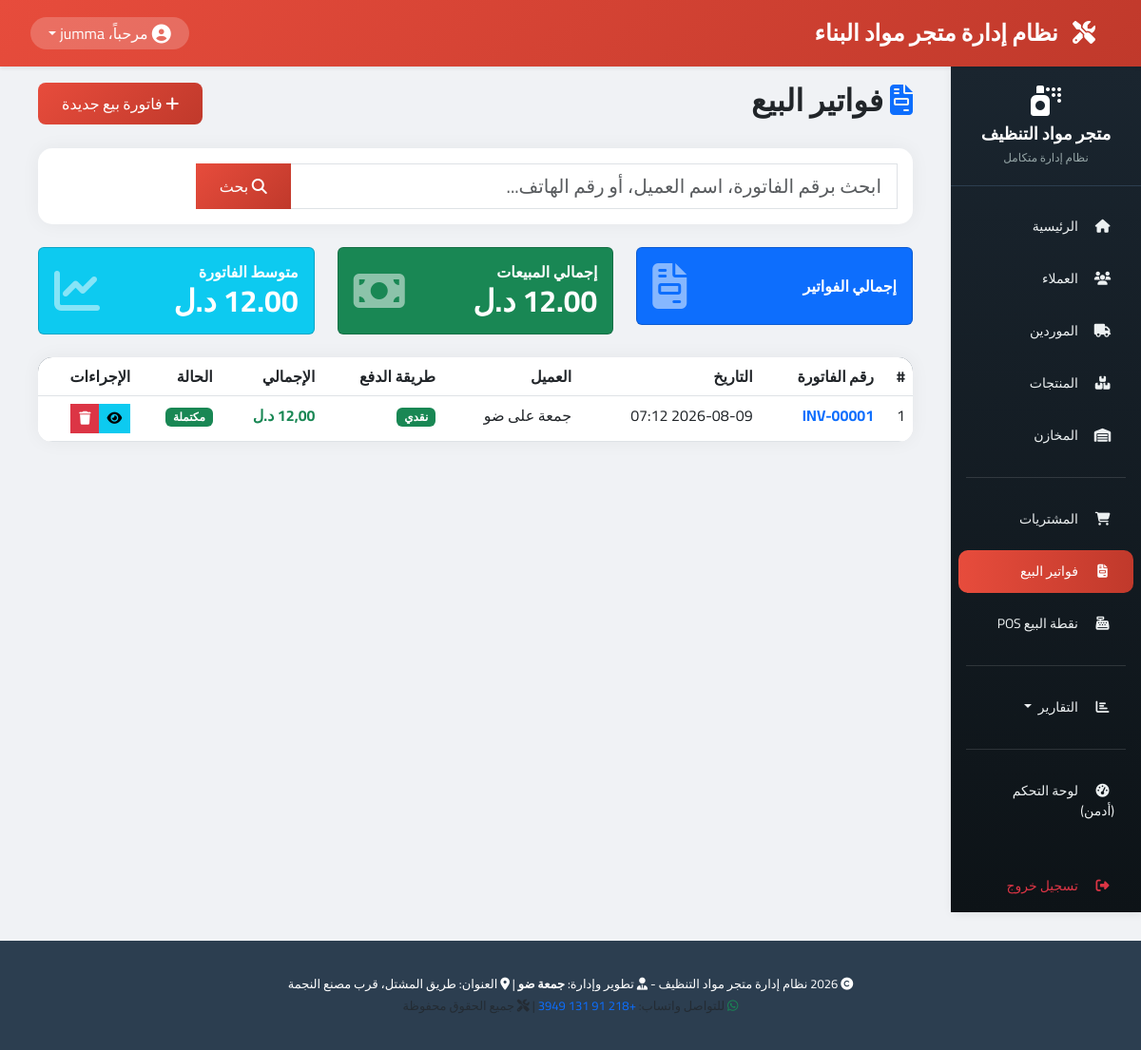
The app's page /sales/ (signed in) with its own data.
### sales/models.py (models this page shows, shortened)
class SaleInvoice(models.Model):
    PAYMENT_METHODS = [
        ('cash', 'نقدي'),
        ('card', 'بطاقة'),
        ('credit', 'آجل'),
    ]
    INVOICE_STATUS = [
        ('draft', 'مسودة'),
        ('completed', 'مكتملة'),
        ('cancelled', 'ملغاة'),
    ]
    invoice_number = models.CharField(max_length=50, unique=True, verbose_name="رقم الفاتورة")
    invoice_date = models.DateTimeField(auto_now_add=True, verbose_name="تاريخ الفاتورة")
    customer = models.ForeignKey(Customer, on_delete=models.PROTECT, related_name='invoices', verbose_name="العميل", null=True, blank=True)
    warehouse = models.ForeignKey(Warehouse, on_delete=models.PROTECT, related_name='sale_invoices', verbose_name="المخزن")
    user = models.ForeignKey(User, on_delete=models.PROTECT, related_name='sale_invoices', verbose_name="المستخدم")
    subtotal = models.DecimalField(max_digits=10, decimal_places=2, default=0, verbose_name="المجموع الفرعي")
    discount = models.DecimalField(max_digits=10, decimal_places=2, default=0, verbose_name="الخصم")
    tax = models.DecimalField(max_digits=10, decimal_places=2, default=0, verbose_name="الضريبة")
    shipping = models.DecimalField(max_digits=10, decimal_places=2, default=0, verbose_name="الشحن")
    total = models.DecimalField(max_digits=10, decimal_places=2, default=0, verbose_name="الإجمالي")
    payment_method = models.CharField(max_length=20, choices=PAYMENT_METHODS, default='cash', verbose_name="طريقة الدفع")
    paid_amount = models.DecimalField(max_digits=10, decimal_places=2, default=0, verbose_name="المدفوع")
    change_amount = models.DecimalField(max_digits=10, decimal_places=2, default=0, verbose_name="الباقي")
    status = models.CharField(max_length=20, choices=INVOICE_STATUS, default='completed', verbose_name="الحالة")
    notes = models.CharField(max_length=500, blank=True, null=True, verbose_name="ملاحظات")
    created_at = models.DateTimeField(auto_now_add=True, verbose_name="تاريخ الإنشاء")
    updated_at = models.DateTimeField(auto_now=True, verbose_name="آخر تحديث")
    class Meta:
        verbose_name = "فاتورة بيع"
        verbose_name_plural = "فواتير البيع"
        ordering = ['-invoice_date']

### customers/models.py (models this page shows, shortened)
class Customer(models.Model):
    name = models.CharField(max_length=200, verbose_name="اسم العميل")
    phone = models.CharField(max_length=20, unique=True, verbose_name="رقم الهاتف")
    email = models.EmailField(blank=True, null=True, verbose_name="البريد الإلكتروني")
    address = models.CharField(max_length=300, blank=True, null=True, verbose_name="العنوان")
    CUSTOMER_TYPES = [
        ('individual', 'فرد'),
        ('company', 'شركة مقاولات'),
        ('store', 'متجر'),
    ]
    customer_type = models.CharField(max_length=20, choices=CUSTOMER_TYPES, default='individual', verbose_name="نوع العميل")
    total_purchases = models.DecimalField(
        max_digits=10, decimal_places=2, default=0,
        verbose_name="إجمالي المشتريات"
    )
    total_invoices = models.IntegerField(default=0, verbose_name="عدد الفواتير")
    created_at = models.DateTimeField(auto_now_add=True, verbose_name="تاريخ التسجيل")
    updated_at = models.DateTimeField(auto_now=True, verbose_name="آخر تحديث")
    class Meta:
        verbose_name = "عميل"
        verbose_name_plural = "العملاء"
        ordering = ['name']

### sales/views.py (the view)
# urls.py: path('', views.SaleInvoiceListView.as_view(), name='sale_list'),
class SaleInvoiceListView(LoginRequiredMixin, ListView):
    model = SaleInvoice
    template_name = 'sales/sale_list.html'
    context_object_name = 'invoices'
    paginate_by = 10
    def get_queryset(self):
        try:
            queryset = super().get_queryset()
            search = self.request.GET.get('search', '').strip()
            if search:
                queryset = queryset.filter(
                    Q(invoice_number__icontains=search) |
                    Q(customer__name__icontains=search) |
                    Q(customer__phone__icontains=search)
                )
            return queryset.order_by('-invoice_date')
        except Exception as e:
            messages.error(self.request, "حدث خطأ أثناء جلب أو بحث فواتير المبيعات.")
            return SaleInvoice.objects.none()
    def get_context_data(self, **kwargs):
        context = super().get_context_data(**kwargs)
        try:
            context['search'] = self.request.GET.get('search', '')
        except Exception:
            context['search'] = ''
        return context

### sales/templates/sales/sale_list.html (shortened to what this page needs)
{% extends 'base.html' %}
{% load static %}
{% block content %}
<div class="container-fluid">
    <div class="row">
        <div class="col-12">
            <div class="d-flex justify-content-between align-items-center mb-4">
                <h2>
                    <i class="fas fa-file-invoice text-primary"></i>
                    فواتير البيع
                </h2>
                <a href="{% url 'sales:sale_add' %}" class="btn btn-primary-custom">
                    <i class="fas fa-plus"></i>
                    فاتورة بيع جديدة
                </a>
            </div>
            <div class="card card-custom mb-4">
                <div class="card-body">
                    <form method="GET" class="row g-3">
                        <div class="col-md-10">
                            <div class="input-group">
                                <input type="text"
                                       name="search"
                                       class="form-control form-control-lg"
                                       placeholder="ابحث برقم الفاتورة، اسم العميل، أو رقم الهاتف..."
                                       value="{{ search }}">
                                <button class="btn btn-primary-custom" type="submit">
                                    <i class="fas fa-search"></i> بحث
                                </button>
                            </div>
                        </div>
                        <div class="col-md-2">
                        </div>
                    </form>
                </div>
            </div>
            <div class="row mb-4">
                <div class="col-md-4">
                    <div class="card bg-primary text-white">
                        <div class="card-body">
                            <div class="d-flex justify-content-between align-items-center">
                                <div>
                                    <h6 class="mb-0">إجمالي الفواتير</h6>
                                </div>
                                <i class="fas fa-file-invoice fa-3x opacity-50"></i>
                            </div>
                        </div>
                    </div>
                </div>
                <div class="col-md-4">
                    <div class="card bg-success text-white">
                        <div class="card-body">
                            <div class="d-flex justify-content-between align-items-center">
                                <div>
                                    <h6 class="mb-0">إجمالي المبيعات</h6>
                                    <h2 class="mb-0" id="totalSales">0 د.ل</h2>
                                </div>
                                <i class="fas fa-money-bill fa-3x opacity-50"></i>
                            </div>
                        </div>
                    </div>
                </div>
                <div class="col-md-4">
                    <div class="card bg-info text-white">
                        <div class="card-body">
                            <div class="d-flex justify-content-between align-items-center">
                                <div>
                                    <h6 class="mb-0">متوسط الفاتورة</h6>
                                    <h2 class="mb-0" id="avgSale">0 د.ل</h2>
                                </div>
                                <i class="fas fa-chart-line fa-3x opacity-50"></i>
                            </div>
                        </div>
                    </div>
                </div>
            </div>
            <div class="card card-custom">
                <div class="card-body p-0">
                    <div class="table-responsive">
                        <table class="table table-custom table-hover mb-0">
                            <thead>
                                <tr>
                                    <th>#</th>
                                    <th>رقم الفاتورة</th>
                                    <th>التاريخ</th>
                                    <th>العميل</th>
                                    <th>طريقة الدفع</th>
                                    <th>الإجمالي</th>
                                    <th>الحالة</th>
                                    <th>الإجراءات</th>
                                </tr>
                            </thead>
                            <tbody>
                                {% if invoices %}
                                    {% for invoice in invoices %}
                                    <tr>
                                        <td>{{ forloop.counter }}</td>
                                        <td class="fw-bold">
                                            <a href="{% url 'sales:sale_detail' invoice.pk %}" class="text-decoration-none">
                                                {{ invoice.invoice_number }}
                                            </a>
                                        </a></td>
                                        <td>{{ invoice.invoice_date|date:"Y-m-d H:i" }}</td>
                                        <td>{{ invoice.customer.name|default:"زائر" }}</td>
                                        <td>
                                            {% if invoice.payment_method == 'cash' %}
                                                <span class="badge bg-success">نقدي</span>
                                            {% elif invoice.payment_method == 'card' %}
                                                <span class="badge bg-info">بطاقة</span>
                                            {% else %}
                                                <span class="badge bg-warning">آجل</span>
                                            {% endif %}
                                        </td>
                                        <td class="text-success fw-bold sale-total" data-total="{{ invoice.total }}">
                                            {{ invoice.total|floatformat:2 }} د.ل
                                        </td>
                                        <td>
                                            {% if invoice.status == 'completed' %}
                                                <span class="badge bg-success">مكتملة</span>
                                            {% elif invoice.status == 'cancelled' %}
                                                <span class="badge bg-danger">ملغاة</span>
                                            {% else %}
                                                <span class="badge bg-secondary">مرتجعة</span>
                                            {% endif %}
                                        </td>
                                        <td>
                                            <div class="btn-group" role="group">
                                                <a href="{% url 'sales:sale_detail' invoice.pk %}" class="btn btn-sm btn-info" title="عرض">
                                                    <i class="fas fa-eye"></i>
                                                </a>
                                                <a href="{% url 'sales:sale_delete' invoice.pk %}" class="btn btn-sm btn-danger" title="حذف">
                                                    <i class="fas fa-trash"></i>
                                                </a>
                                            </div>
                                        </td>
                                    </tr>
                                    {% endfor %}
                                {% endif %}
                            </tbody>
                        </table>
                    </div>
                </div>
            </div>
        </div>
    </div>
</div>
{% endblock %}

### templates/includes/navbar.html (shortened to what this page needs)
{% load static %}
<nav class="navbar navbar-expand-lg navbar-top shadow-sm">
    <div class="container-fluid">
        <a class="navbar-brand fw-bold" href="{% url 'home' %}">
            <i class="fas fa-tools"></i> نظام إدارة متجر مواد البناء
        </a>
        <div class="d-flex align-items-center">
            <div class="dropdown">
                <a href="#" class="dropdown-toggle text-decoration-none user-dropdown d-flex align-items-center" data-bs-toggle="dropdown" aria-expanded="false">
                    <i class="fas fa-user-circle fa-lg me-1"></i>
                    <span class="d-none d-md-inline">مرحباً، {{ request.user.first_name|default:request.user.username }}</span>
                </a>
            </div>
        </div>
    </div>
</nav>

### static/css/style.css (style rules this page uses)
* { margin: 0; padding: 0; box-sizing: border-box; }
body { background-color: #f0f2f5; font-family: 'Cairo', 'Tahoma', 'Segoe UI', system-ui; }
.navbar-top { background: linear-gradient(135deg, #e74c3c 0%, #c0392b 100%); box-shadow: 0 2px 10px rgba(0,0,0,0.1); padding: 12px 20px; }
.navbar-top .navbar-brand { color: white; font-weight: bold; font-size: 1.5rem; }
.navbar-top .navbar-brand i { margin-left: 10px; }
.user-dropdown { background: rgba(255,255,255,0.2); border-radius: 30px; padding: 5px 15px; color: white; }
.card-custom { background: white; border-radius: 15px; border: none; box-shadow: 0 0 20px rgba(0,0,0,0.05); transition: transform 0.3s ease, box-shadow 0.3s ease; }
.btn-primary-custom { background: linear-gradient(135deg, #e74c3c 0%, #c0392b 100%); border: none; color: white; padding: 10px 25px; border-radius: 8px; transition: all 0.3s ease; }
.table-custom { background: white; border-radius: 15px; overflow: hidden; }
.table-custom thead { background: linear-gradient(135deg, #2c3e50 0%, #34495e 100%); color: white; }

### templates/base.html (style rules this page uses)
body, h1, h2, h3, h4, h5, h6, .btn, .nav-link, .form-control, .table, td, th { font-family: 'Cairo', sans-serif !important; }
body { font-weight: 400; }
h1, h2, h3, h4, h5, h6 { font-weight: 700 !important; }

### records on screen
SaleInvoice: invoice_number "INV-00001", invoice_date "2026-08-09 07:12", customer.name "جمعة على ضو", payment_method "نقدي", status "مكتملة"

### other values on screen
{{ request.user.first_name|default:request.user.username }} "jumma"
